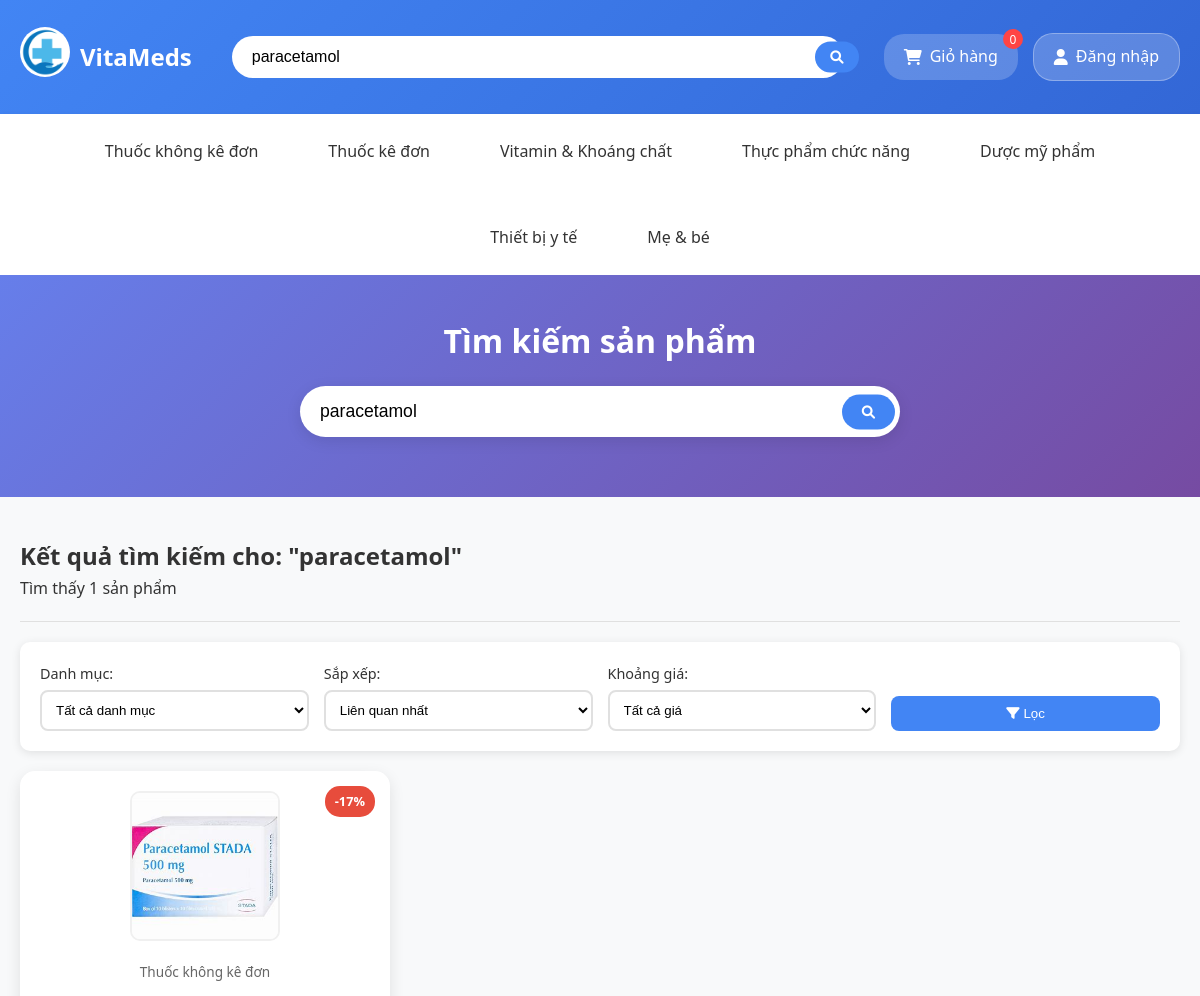
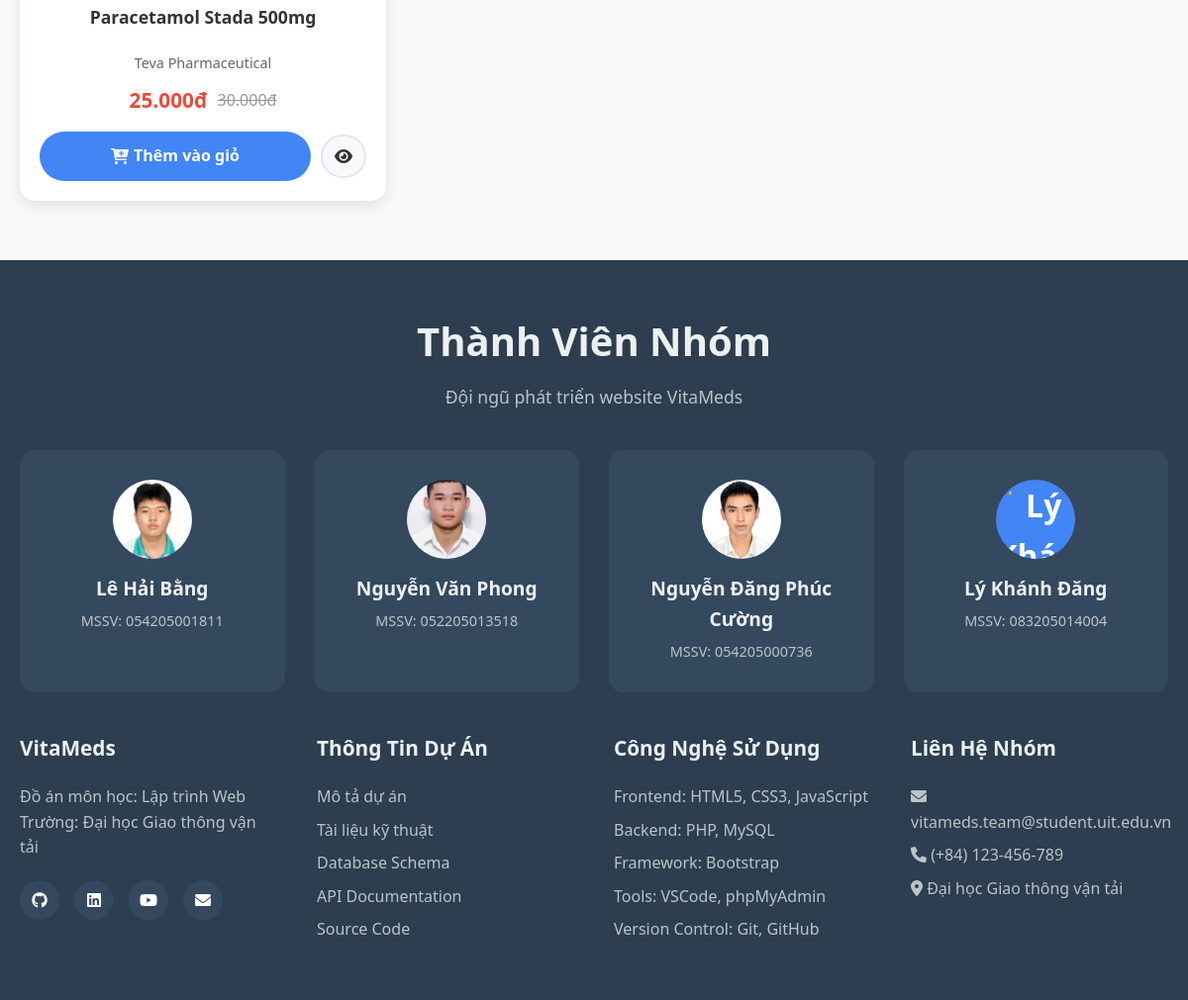
Page /search.php?q=paracetamol on the committed database (2 pictures, top to bottom).
### tables this page shows
CREATE TABLE `san_pham_thuoc` (
  `ma_san_pham` int(11) NOT NULL,
  `ten_san_pham` varchar(200) NOT NULL,
  `ten_hoat_chat` varchar(200) DEFAULT NULL,
  `ma_danh_muc` int(11) NOT NULL,
  `ma_nha_san_xuat` int(11) NOT NULL,
  `mo_ta` text DEFAULT NULL,
  `thanh_phan_hoat_chat` text DEFAULT NULL,
  `dang_bao_che` enum('vien','vien_nang','siro','gel','kem','thuoc_tiem','khac') DEFAULT NULL,
  `ham_luong` varchar(50) DEFAULT NULL,
  `quy_cach_dong_goi` varchar(50) DEFAULT NULL,
  `can_don_thuoc` tinyint(1) DEFAULT 0,
  `gia_ban` decimal(10,2) NOT NULL,
  `gia_khuyen_mai` decimal(10,2) DEFAULT NULL,
  `so_luong_ton_kho` int(11) DEFAULT 0,
  `muc_ton_kho_toi_thieu` int(11) DEFAULT 10,
  `muc_ton_kho_toi_da` int(11) DEFAULT 1000,
  `han_su_dung` date DEFAULT NULL,
  `so_lo` varchar(50) DEFAULT NULL,
  `ma_vach` varchar(50) DEFAULT NULL,
  `ma_sku` varchar(50) DEFAULT NULL,
  `trong_luong` decimal(8,2) DEFAULT NULL,
  `dieu_kien_bao_quan` text DEFAULT NULL,
  `tac_dung_phu` text DEFAULT NULL,
  `chong_chi_dinh` text DEFAULT NULL,
  `huong_dan_su_dung` text DEFAULT NULL,
  `gioi_han_tuoi` varchar(50) DEFAULT NULL,
  `trang_thai_hoat_dong` tinyint(1) DEFAULT 1,
  `san_pham_noi_bat` tinyint(1) DEFAULT 0,
  `is_flash_sale` tinyint(1) DEFAULT 0,
  `ngay_tao` timestamp NOT NULL DEFAULT current_timestamp(),
  `ngay_cap_nhat` timestamp NOT NULL DEFAULT current_timestamp() ON UPDATE current_timestamp(),
  `trung_binh_sao` decimal(3,2) DEFAULT 0.00,
  `tong_so_danh_gia` int(11) DEFAULT 0
);

CREATE TABLE `hinh_anh_san_pham` (
  `ma_hinh_anh` int(11) NOT NULL,
  `ma_san_pham` int(11) NOT NULL,
  `duong_dan_hinh_anh` varchar(255) NOT NULL,
  `mo_ta_hinh_anh` varchar(200) DEFAULT NULL,
  `la_hinh_chinh` tinyint(1) DEFAULT 0,
  `thu_tu_hien_thi` int(11) DEFAULT 0,
  `ngay_tao` timestamp NOT NULL DEFAULT current_timestamp()
);

CREATE TABLE `danh_muc_thuoc` (
  `ma_danh_muc` int(11) NOT NULL,
  `ten_danh_muc` varchar(100) NOT NULL,
  `mo_ta` text DEFAULT NULL,
  `ma_danh_muc_cha` int(11) DEFAULT NULL,
  `hinh_anh` varchar(255) DEFAULT NULL,
  `trang_thai_hoat_dong` tinyint(1) DEFAULT 1,
  `ngay_tao` timestamp NOT NULL DEFAULT current_timestamp()
);

CREATE TABLE `nha_san_xuat` (
  `ma_nha_san_xuat` int(11) NOT NULL,
  `ten_nha_san_xuat` varchar(100) NOT NULL,
  `quoc_gia` varchar(50) DEFAULT NULL,
  `mo_ta` text DEFAULT NULL,
  `thong_tin_lien_he` text DEFAULT NULL,
  `trang_thai_hoat_dong` tinyint(1) DEFAULT 1,
  `ngay_tao` timestamp NOT NULL DEFAULT current_timestamp()
);

### config/dual_session.php (called while the page is built, shortened)
<?php
function is_user_logged_in() {
    return isset($_SESSION['user_logged_in']) && $_SESSION['user_logged_in'] === true;
}
?>

### search.php (the view, shortened to what this page needs)
<?php
include 'config/dual_session.php';
include 'config/database.php';
$search_query = trim($_GET['q'] ?? '');
$category_filter = $_GET['cat'] ?? 'all';
$sort_by = $_GET['sort'] ?? 'relevance';
$price_filter = $_GET['price'] ?? 'all';
$page = intval($_GET['page'] ?? 1);
$per_page = 12;
$offset = ($page - 1) * $per_page;
$total_products = 0;
$search_results = [];
if (!empty($search_query)) {
    $search_sql = "
        SELECT
            sp.ma_san_pham,
            sp.ten_san_pham,
            sp.gia_ban,
            sp.gia_khuyen_mai,
            sp.mo_ta,
            sp.can_don_thuoc,
            sp.san_pham_noi_bat,
            sp.ten_hoat_chat,
            sp.ham_luong,
            dm.ten_danh_muc,
            nsx.ten_nha_san_xuat,
            ha.duong_dan_hinh_anh
        FROM san_pham_thuoc sp
        LEFT JOIN danh_muc_thuoc dm ON sp.ma_danh_muc = dm.ma_danh_muc
        LEFT JOIN nha_san_xuat nsx ON sp.ma_nha_san_xuat = nsx.ma_nha_san_xuat
        LEFT JOIN hinh_anh_san_pham ha ON sp.ma_san_pham = ha.ma_san_pham AND ha.la_hinh_chinh = TRUE
        WHERE sp.trang_thai_hoat_dong = TRUE
        AND (
            sp.ten_san_pham LIKE ?
            OR sp.mo_ta LIKE ?
            OR sp.ten_hoat_chat LIKE ?
            OR nsx.ten_nha_san_xuat LIKE ?
        )
    ";
    switch ($sort_by) {
        default:
            $search_sql .= " ORDER BY sp.san_pham_noi_bat DESC, sp.ten_san_pham ASC";
            break;
    }
    $search_sql .= " LIMIT ? OFFSET ?";
    $search_param = "%{$search_query}%";
    $params = [$search_param, $search_param, $search_param, $search_param];
    $param_types = "ssss";
    $params[] = $per_page;
    $params[] = $offset;
    $param_types .= "ii";
    $search_stmt = $conn->prepare($search_sql);
    $search_stmt->bind_param($param_types, ...$params);
    $search_stmt->execute();
    $search_result = $search_stmt->get_result();
    while ($row = $search_result->fetch_assoc()) {
        $search_results[] = $row;
    }
    $count_sql = str_replace("SELECT sp.ma_san_pham, sp.ten_san_pham, sp.gia_ban, sp.gia_khuyen_mai, sp.mo_ta, sp.can_don_thuoc, sp.san_pham_noi_bat, sp.ten_hoat_chat, sp.ham_luong, dm.ten_danh_muc, nsx.ten_nha_san_xuat, ha.duong_dan_hinh_anh", "SELECT COUNT(*)", $search_sql);
    $count_sql = preg_replace('/ORDER BY.*LIMIT.*OFFSET.*$/', '', $count_sql);
    $count_params = array_slice($params, 0, -2);
    $count_types = substr($param_types, 0, -2);
    $count_stmt = $conn->prepare($count_sql);
    $count_stmt->bind_param($count_types, ...$count_params);
    $count_stmt->execute();
    $count_result = $count_stmt->get_result();
    $count_row = $count_result->fetch_row();
    $total_products = $count_row ? $count_row[0] : 0;
}
?>
<!DOCTYPE html>
<html lang="vi">
<head>
    <link href="https://cdnjs.cloudflare.com/ajax/libs/font-awesome/6.0.0/css/all.min.css" rel="stylesheet">
    <link rel="stylesheet" href="css/index.css">
    <link rel="stylesheet" href="css/header.css">
    <link rel="stylesheet" href="css/search.css">
</head>
<body>
    <?php include 'includes/header.php'; ?>
    <div class="search-header">
        <div class="container">
            <h1>Tìm kiếm sản phẩm</h1>
            <div class="search-box-large">
                <form method="GET" action="search.php">
                    <input type="text" name="q" placeholder="Nhập tên thuốc, hoạt chất, thương hiệu..."
                           value="<?php echo htmlspecialchars($search_query); ?>" required>
                    <button type="submit">
                        <i class="fas fa-search"></i>
                    </button>
                </form>
            </div>
        </div>
    </div>
    <div class="search-container">
        <?php if (!empty($search_query)): ?>
            <div class="search-results-info">
                <h2>Kết quả tìm kiếm cho: "<?php echo htmlspecialchars($search_query); ?>"</h2>
                <p>Tìm thấy <?php echo $total_products; ?> sản phẩm</p>
            </div>
            <div class="search-filters">
                <form method="GET" action="search.php">
                    <div class="filters-row">
                        <div class="filter-group">
                            <label>Danh mục:</label>
                            <select name="cat" class="filter-select">
                                <option value="all" <?php echo $category_filter === 'all' ? 'selected' : ''; ?>>Tất cả danh mục</option>
                            </select>
                        </div>
                        <div class="filter-group">
                            <label>Sắp xếp:</label>
                            <select name="sort" class="filter-select">
                                <option value="relevance" <?php echo $sort_by === 'relevance' ? 'selected' : ''; ?>>Liên quan nhất</option>
                            </select>
                        </div>
                        <div class="filter-group">
                            <label>Khoảng giá:</label>
                            <select name="price" class="filter-select">
                                <option value="all" <?php echo $price_filter === 'all' ? 'selected' : ''; ?>>Tất cả giá</option>
                            </select>
                        </div>
                        <div class="filter-group">
                            <button type="submit" class="filter-btn">
                                <i class="fas fa-filter"></i> Lọc
                            </button>
                        </div>
                    </div>
                </form>
            </div>
            <?php if (!empty($search_results)): ?>
                <div class="search-results">
                    <?php foreach ($search_results as $product): ?>
                        <div class="product-card">
                            <?php
                            if ($product['can_don_thuoc']) {
                                echo '<div class="product-badge prescription">Kê đơn</div>';
                            } elseif ($product['gia_khuyen_mai'] && $product['gia_khuyen_mai'] < $product['gia_ban']) {
                                $discount = round((($product['gia_ban'] - $product['gia_khuyen_mai']) / $product['gia_ban']) * 100);
                                echo '<div class="product-badge">-' . $discount . '%</div>';
                            } elseif ($product['san_pham_noi_bat']) {
                                echo '<div class="product-badge featured">Nổi bật</div>';
                            }
                            ?>
                            <div class="product-image">
                                <img src="<?php echo $product['duong_dan_hinh_anh'] ?: 'https://via.placeholder.com/150x150?text=' . urlencode($product['ten_san_pham']); ?>"
                                     alt="<?php echo htmlspecialchars($product['ten_san_pham']); ?>">
                            </div>
                            <div class="product-category"><?php echo htmlspecialchars($product['ten_danh_muc']); ?></div>
                            <h3>
                                <a href="chi-tiet-san-pham.php?id=<?php echo $product['ma_san_pham']; ?>">
                                    <?php echo htmlspecialchars($product['ten_san_pham']); ?>
                                </a>
                            </h3>
                            <div class="product-manufacturer"><?php echo htmlspecialchars($product['ten_nha_san_xuat'] ?: 'Không rõ'); ?></div>
                            <div class="product-price">
                                <span class="current-price">
                                    <?php echo number_format($product['gia_khuyen_mai'] ?: $product['gia_ban'], 0, ',', '.'); ?>đ
                                </span>
                                <?php if ($product['gia_khuyen_mai'] && $product['gia_khuyen_mai'] < $product['gia_ban']): ?>
                                    <span class="old-price"><?php echo number_format($product['gia_ban'], 0, ',', '.'); ?>đ</span>
                                <?php endif; ?>
                            </div>
                            <div class="product-actions">
                                <?php if (is_user_logged_in()): ?>
                                    <form method="POST" style="display: inline;">
                                        <input type="hidden" name="add_to_cart" value="1">
                                        <input type="hidden" name="product_id" value="<?php echo $product['ma_san_pham']; ?>">
                                        <input type="hidden" name="product_name" value="<?php echo htmlspecialchars($product['ten_san_pham']); ?>">
                                        <input type="hidden" name="product_price" value="<?php echo $product['gia_khuyen_mai'] ?: $product['gia_ban']; ?>">
                                        <button type="submit" class="add-to-cart">
                                            <i class="fas fa-cart-plus"></i> Thêm vào giỏ
                                        </button>
                                    </form>
                                <?php else: ?>
                                    <a href="login.php" class="add-to-cart">
                                        <i class="fas fa-cart-plus"></i> Thêm vào giỏ
                                    </a>
                                <?php endif; ?>
                                <a href="chi-tiet-san-pham.php?id=<?php echo $product['ma_san_pham']; ?>" class="view-detail" title="Xem chi tiết">
                                    <i class="fas fa-eye"></i>
                                </a>
                            </div>
                        </div>
                    <?php endforeach; ?>
                </div>
            <?php endif; ?>
        <?php endif; ?>
    </div>
    <footer class="footer">
        <div class="container">
            <div class="team-section">
                <div class="section-title" style="margin: 0 0 40px 0;">
                    <h2 style="color: #ecf0f1;">Thành Viên Nhóm</h2>
                    <p style="color: #bdc3c7;">Đội ngũ phát triển website VitaMeds</p>
                </div>
                <div class="team-grid">
                    <div class="team-member">
                        <div class="member-avatar">
                            <img src="images/anhthe.jpg" alt="Lê Hải Bằng" style="width: 100%; height: 100%; border-radius: 50%; object-fit: cover;">
                        </div>
                        <div class="member-name">Lê Hải Bằng</div>
                        <div class="member-id">MSSV: 054205001811</div>
                    </div>
                    <div class="team-member">
                        <div class="member-avatar">
                            <img src="images/download1.png" alt="Nguyễn Văn Phong" style="width: 100%; height: 100%; border-radius: 50%; object-fit: cover;">
                        </div>
                        <div class="member-name">Nguyễn Văn Phong</div>
                        <div class="member-id">MSSV: 052205013518</div>
                    </div>
                    <div class="team-member">
                        <div class="member-avatar">
                            <img src="images/download.png" alt="Nguyễn Đăng Phúc Cường" style="width: 100%; height: 100%; border-radius: 50%; object-fit: cover;">
                        </div>
                        <div class="member-name">Nguyễn Đăng Phúc Cường</div>
                        <div class="member-id">MSSV: 054205000736</div>
                    </div>
                    <div class="team-member">
                        <div class="member-avatar">
                            <img src="images/hinh2.jpg" alt="Lý Khánh Đăng" style="width: 100%; height: 100%; border-radius: 50%; object-fit: cover;">
                        </div>
                        <div class="member-name">Lý Khánh Đăng</div>
                        <div class="member-id">MSSV: 083205014004</div>
                    </div>
                </div>
            </div>
            <div class="footer-content">
                <div class="footer-section">
                    <h3>VitaMeds</h3>
                    <p>Đồ án môn học: Lập trình Web<br>
                    Trường: Đại học Giao thông vận tải</p>
                    <div class="social-links">
                        <a href="#"><i class="fab fa-github"></i></a>
                        <a href="#"><i class="fab fa-linkedin"></i></a>
                        <a href="#"><i class="fab fa-youtube"></i></a>
                        <a href="#"><i class="fas fa-envelope"></i></a>
                    </div>
                </div>
                <div class="footer-section">
                    <h3>Thông Tin Dự Án</h3>
                    <ul>
                        <li><a href="#">Mô tả dự án</a></li>
                        <li><a href="#">Tài liệu kỹ thuật</a></li>
                        <li><a href="#">Database Schema</a></li>
                        <li><a href="#">API Documentation</a></li>
                        <li><a href="#">Source Code</a></li>
                    </ul>
                </div>
                <div class="footer-section">
                    <h3>Công Nghệ Sử Dụng</h3>
                    <ul>
                        <li>Frontend: HTML5, CSS3, JavaScript</li>
                        <li>Backend: PHP, MySQL</li>
                        <li>Framework: Bootstrap</li>
                        <li>Tools: VSCode, phpMyAdmin</li>
                        <li>Version Control: Git, GitHub</li>
                    </ul>
                </div>
                <div class="footer-section">
                    <h3>Liên Hệ Nhóm</h3>
                    <p><i class="fas fa-envelope"></i> vitameds.team@student.uit.edu.vn</p>
                    <p><i class="fas fa-phone"></i> (+84) 123-456-789</p>
                    <p><i class="fas fa-map-marker-alt"></i> Đại học Giao thông vận tải</p>
                </div>
            </div>
        </div>
    </footer>
</body>
</html>

### rows in the picture
san_pham_thuoc: ma_san_pham "1", discount "17", hinh_anh_san_pham.duong_dan_hinh_anh (picture), ma_danh_muc.ten_danh_muc "Thuốc không kê đơn", ten_san_pham "Paracetamol Stada 500mg", ma_nha_san_xuat.ten_nha_san_xuat "Teva Pharmaceutical", gia_khuyen_mai "25.000", gia_ban "30.000"

### other values in the picture
$cart_count "0"
$search_query "paracetamol"
